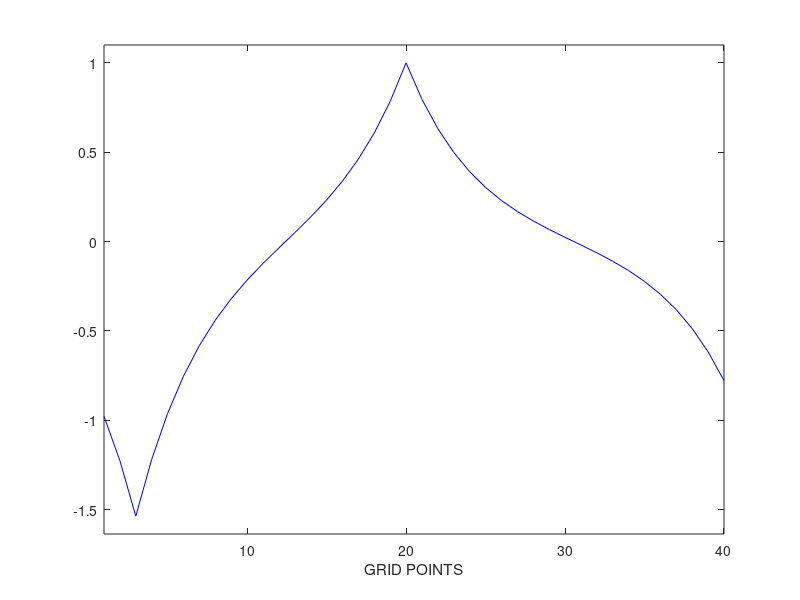

This figure's MATLAB source:
clear all
ndim=40;
alpha=0.8;
npass=1;

a=zeros(ndim,1);
b=zeros(ndim,1);
c=zeros(ndim,1);
a(:)=0;
a(20)=a(20)+1;
a(3)=a(3)-1.5;
%a(1)=a(1)+1;


for n=1:npass

b(1)=a(1);
for i=2:ndim
  b(i) = alpha*b(i-1) + (1-alpha)*a(i);
end
b(1) = alpha*b(ndim) + (1-alpha)*a(1);
for i=2:ndim
  b(i) = alpha*b(i-1) + (1-alpha)*a(i);
end

c(ndim)=b(ndim);
for i=ndim-1:-1:1
  c(i) = alpha*c(i+1) + (1-alpha)*b(i);
end
c(ndim) = alpha*c(1) + (1-alpha)*b(ndim);
for i=ndim-1:-1:1
  c(i) = alpha*c(i+1) + (1-alpha)*b(i);
end

a=c;

end

a = a / a(20);

figure
plot(a,'Color','blue')
axis([1 40 min(a)-0.1 max(a)+0.1]);
xlabel('GRID POINTS')
